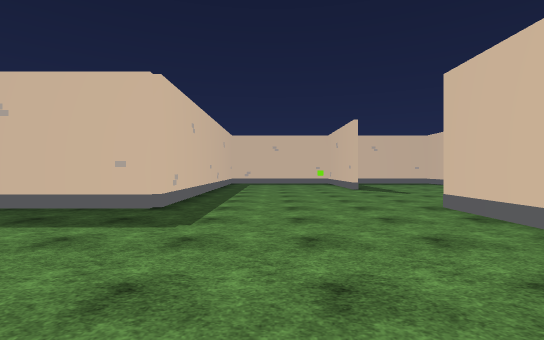
[1] (above)

24 first-person views from a walk through a 3-D level made in the Unity game engine. The camera is 1.4 m above the floor, looks level and sees 85° across. The floor is counted in squares, 2 m on a side. Each view is taken from the middle of a square. On the plan, view 1 faces up. The plan holds only what a view shows up to about 10 squares ahead; the rest is blank. The place goes on beyond the plan. The player character is not drawn. Some surface patterns are stand-ins.

[2]
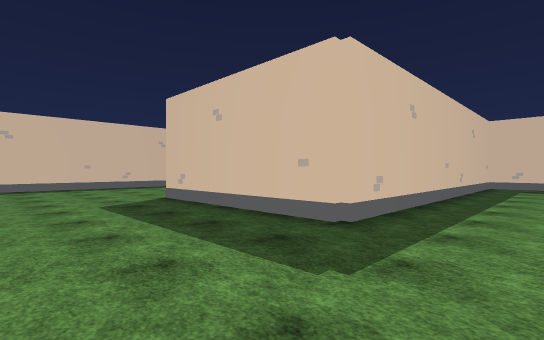

[3]
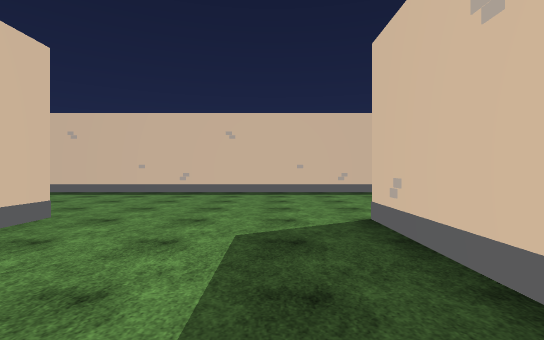

[4]
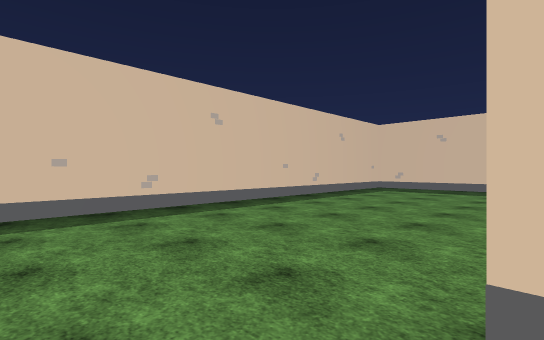

[5]
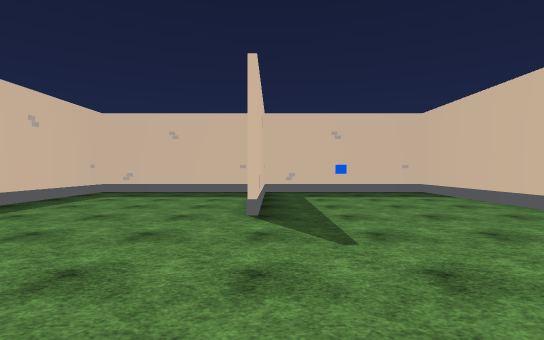

[6]
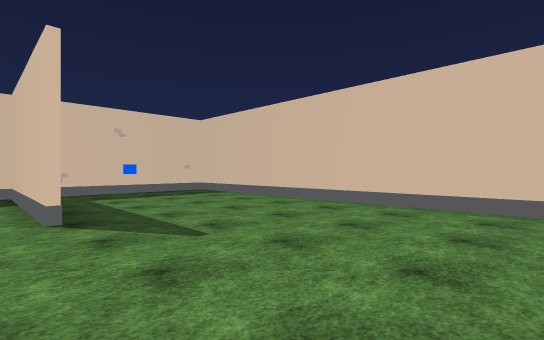

[7]
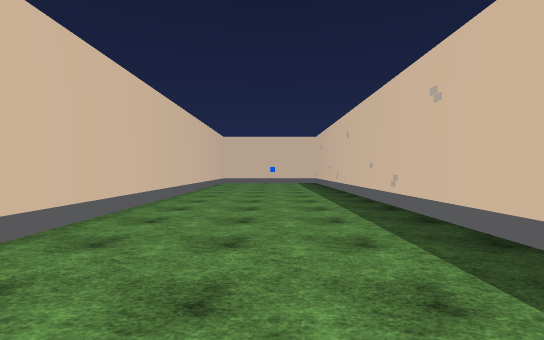

[8]
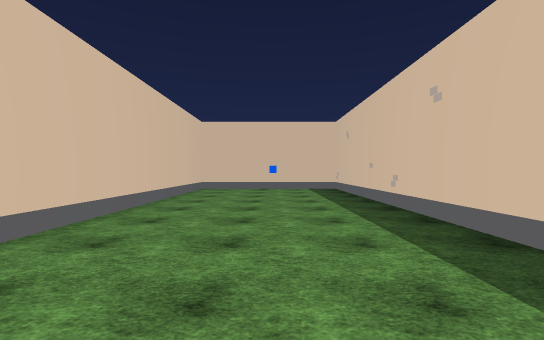

[9]
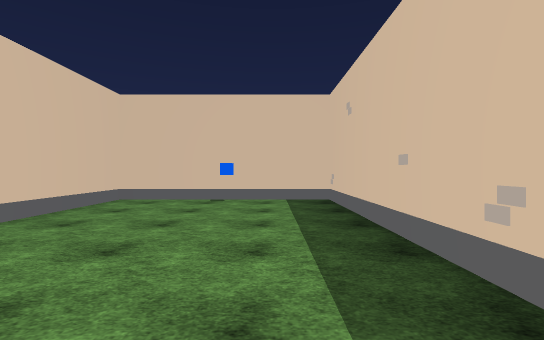

[10]
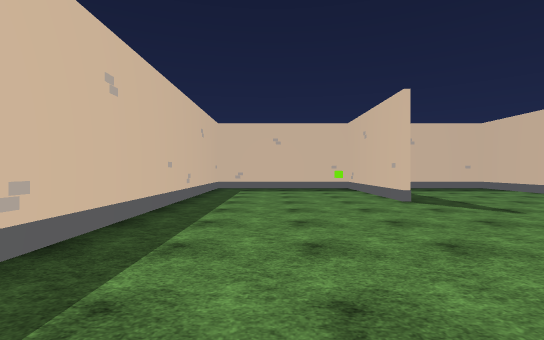

[11]
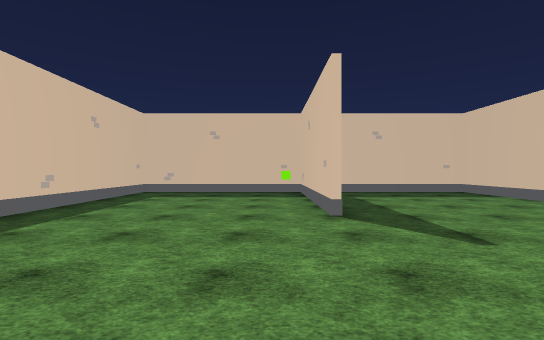

[12]
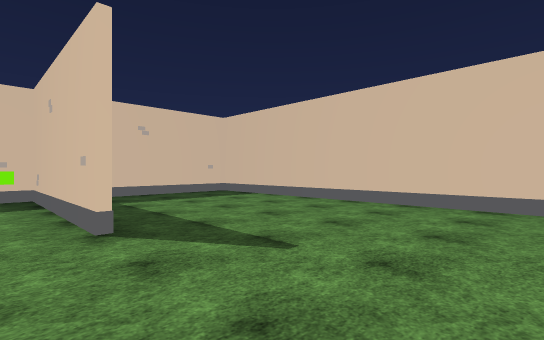

[13]
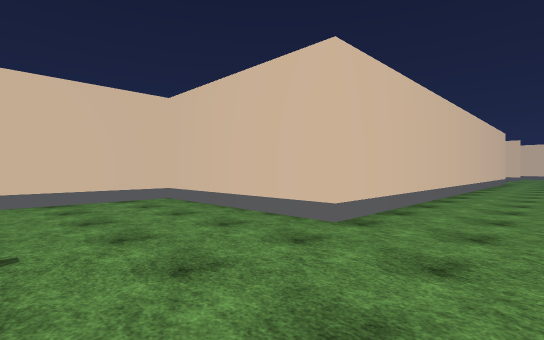

[14]
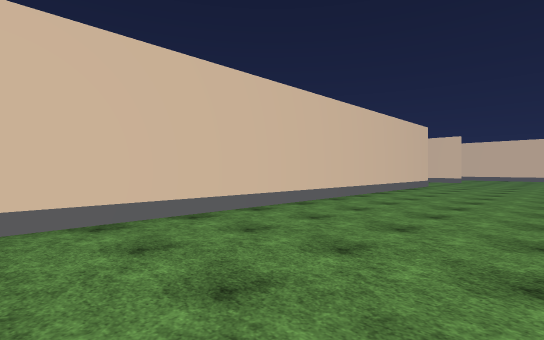

[15]
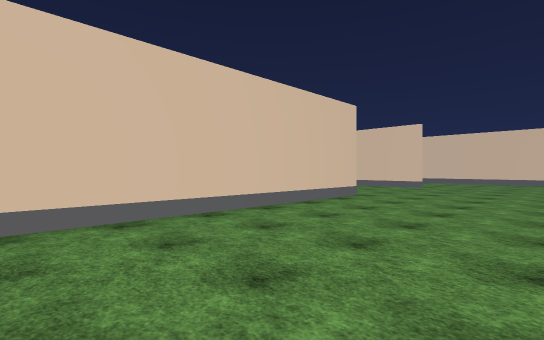

[16]
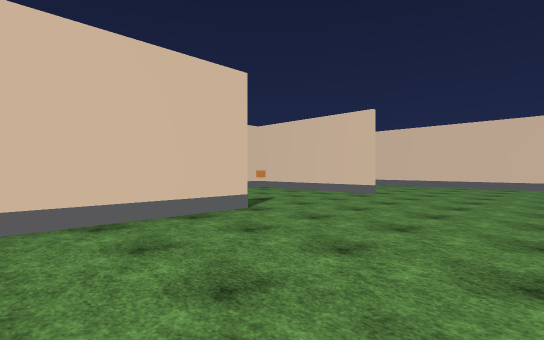

[17]
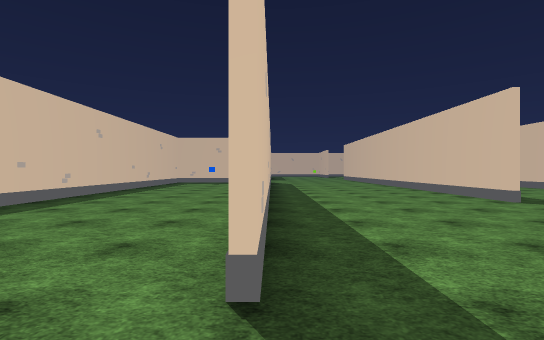

[18]
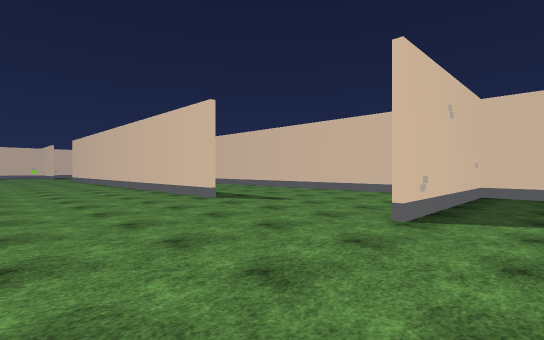

[19]
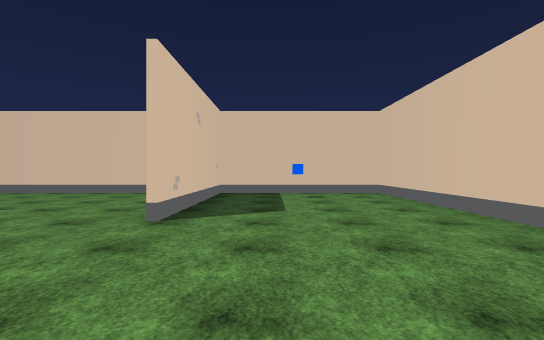

[20]
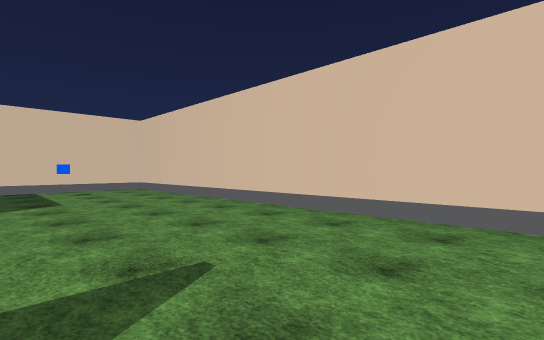

[21]
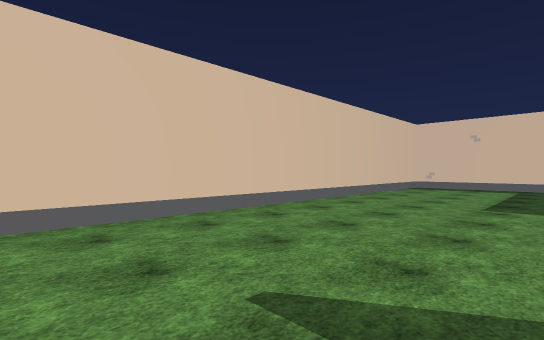

[22]
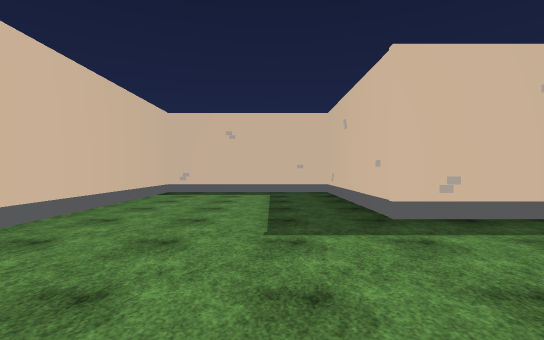

[23]
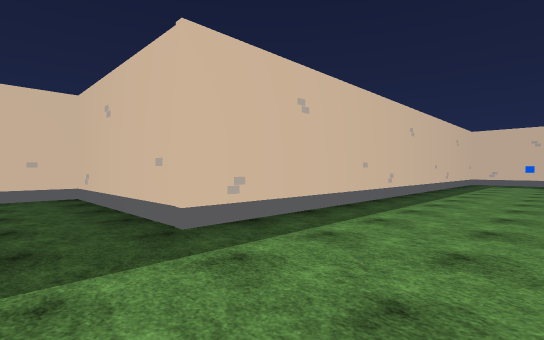

[24]
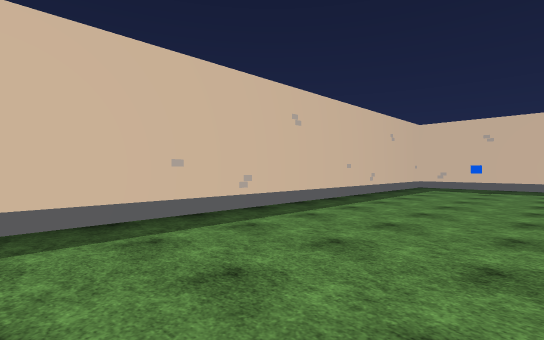

### Floor plan
Points are (right, up) in squares from view 1. A wall is a line through its corners. A room is listed if a view was taken in it or the views show most of it. See-through windows are left out.
Room 1 (views 1, 2, 3, 4, 5, 6, 7, 8, 9, 10, 11, 12, 13, 14, 15, 16, 17, 18, 19, 20, 21, 22, 23, 24)
walls: (-3.5, 0.6) (-4.6, 0.6); (-7.2, -2) (-7.2, -2.6); (-7.4, -2.5) (-7.4, -0.8); (-7.2, -5.5) (-7.2, -7.6); (3.2, -3.5) (3.2, -0.4); (-7.4, -7.5) (-7.4, -5.4); (3.2, 1.5) (3.2, 4.6); (-2.6, 5.4) (-5.5, 5.4); (-2.2, 6.5) (-2.2, 9.5); (-2.1, -11) (-2.1, -13.6); (3.2, -8.6) (3.2, -5.4); (-7.2, -10.5) (-7.2, -12.6); (4.4, 5.6) (7.1, 5.6); (-7.4, -12.5) (-7.4, -10.4); (-2.1, 9.5) (-2.1, 6.4); (8.1, -8.6) (8.1, -7.6); (-8.4, -14.2) (-10.5, -14.2); (-2.2, 11.4) (-2.2, 14.5); (8.1, 6.5) (8.1, 9.5); (-7.4, 11.4) (-7.4, 14.4); (-10.5, -14.1) (-8.5, -14.1); (4.4, -14.3) (4.9, -14.3); (2.9, 11.4) (2.9, 14.4); (8.1, -12.2) (8.1, -10.5); (6.4, -14.4) (4.4, -14.4); (-12.4, -14.5) (-12.4, -19.3) (7.1, -19.3); (-7.2, 14.1) (-7.2, 11.8); (8.1, 11.4) (8.1, 14.5); (-2.1, 15.5) (-2.1, 11.4); (-8.5, 15.4) (-10.5, 15.4); (3, 15.4) (-5.6, 15.4); (-12.4, 15.4) (-12.4, -13.4); (8.1, -18.5) (8.1, -15.5); (7.5, 15.4) (4.4, 15.4)
objects: other object (-12, -19); other object (-12, -14); other object (-12, -9); other object (-12, -4); other object (-12, 1); other object (-12, 6); other object (-12, 11); other object (-12, 16); other object (-11, -14); other object (-11, 16); other object (-8, -14); other object (-8, 16); other object (-7, -14); other object (-7, -13); other object (-7, -10); other object (-7, -9); other object (-7, -8); other object (-7, -5); other object (-7, 5); other object (-7, 16); other object (-6, 5); other object (-6, 16); other object (-5, -1); other object (-5, 14); other object (-2, -14); other object (-2, 10); other object (-2, 11); green cube (2, 15); other object (3, 11); other object (4, -14); other object (8, 16)

Positions as (right, up) in squares from view 1, and headings:
1: (0, 0), facing up
2: (0, 2), facing up-left
3: (-3, 4), facing left
4: (-7, 4), facing up-left
5: (-7, 6), facing up
6: (-8, 6), facing up-right
7: (-10, 2), facing down
8: (-10, -3), facing down
9: (-11, -7), facing down
10: (0, 4), facing up
11: (2, 6), facing up
12: (2, 7), facing up-right
13: (1, 9), facing down-right
14: (-1, 4), facing down-right
15: (-1, -2), facing down-right
16: (-1, -6), facing down-right
17: (-2, -16), facing up
18: (-1, -16), facing up-right
19: (-1, -16), facing right
20: (-3, -15), facing down-right
21: (0, -15), facing down-left
22: (-3, -16), facing left
23: (-4, -16), facing up-left
24: (-3, -12), facing up-left
